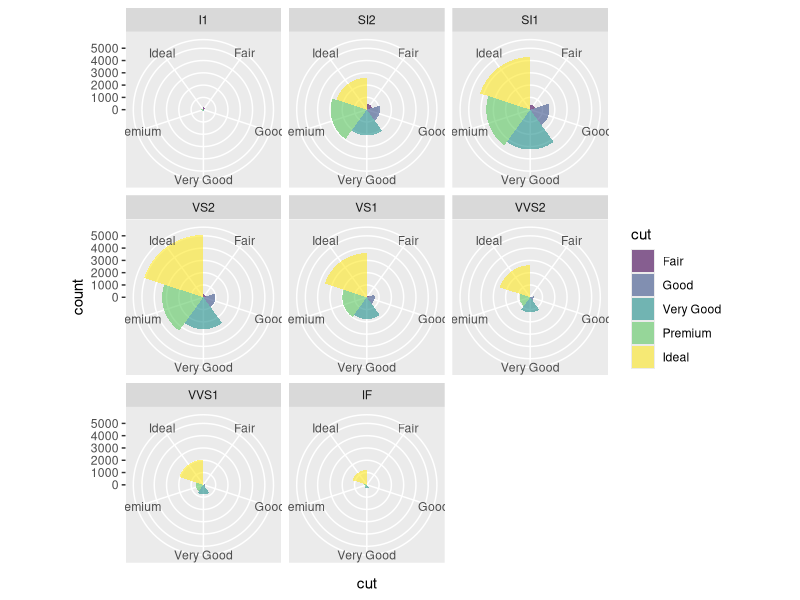

R code for this plot:
library(ggplot2)

plot = ggplot(data = diamonds) + geom_bar(mapping = aes(x = cut, fill = cut), width = 1, alpha=0.6) + coord_polar() +facet_wrap( ~ clarity)

png("polar.png", width = 12, height = 12, units = 'in', res = 300)
print(plot)
dev.off()
